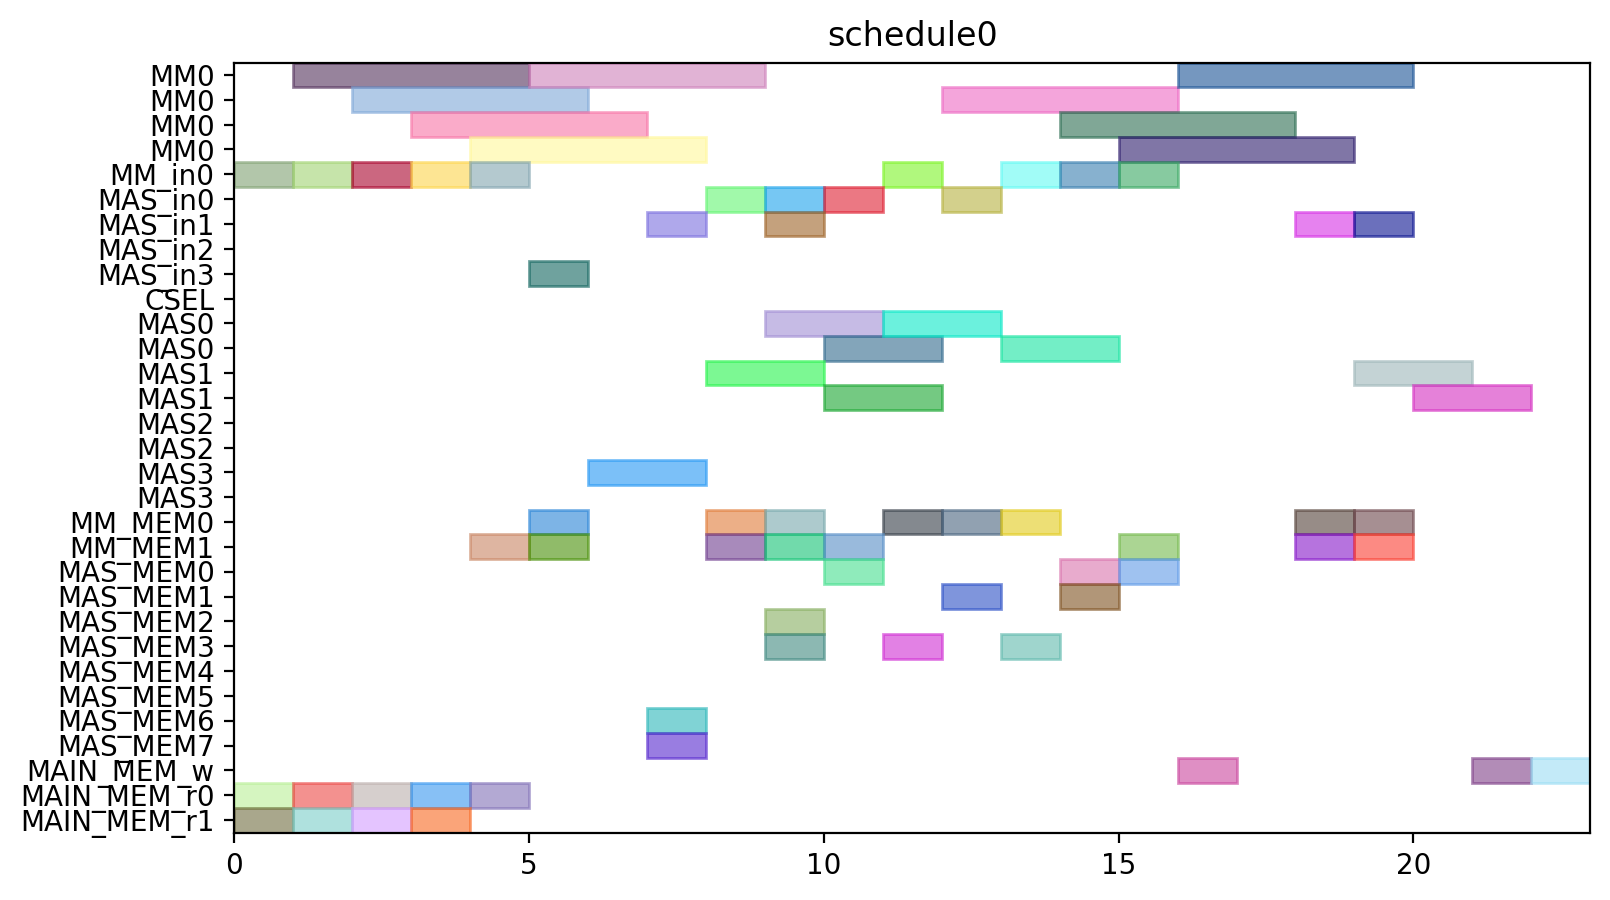

The script that drew this image:
from pyschedule import Scenario, solvers, plotters, alt


def solve():
	horizon = 120
	S = Scenario("schedule0", horizon=horizon)

	# resource
	MM = S.Resources('MM', num=1, size=4)
	MM_in = S.Resources('MM_in', num=1)
	MAS_in = S.Resources('MAS_in', num=4)
	CSEL = S.Resource('CSEL')
	MAS = S.Resources('MAS', num=4, size=2, periods=range(1, horizon))
	MM_MEM = S.Resources('MM_MEM', num=2)
	MAS_MEM = S.Resources('MAS_MEM', num=8)
	MAIN_MEM_w = S.Resource('MAIN_MEM_w', size=1)
	MAIN_MEM_r = S.Resources('MAIN_MEM_r', num=2)

	# result of previous scheduling

	# new tasks
	t0 = S.Task('t0', length=4, delay_cost=1)
	t0 += alt(MM)
	t0_in = S.Task('t0_in', length=1, delay_cost=1)
	t0_in += alt(MM_in)
	S += t0_in*MM_in[0]<=t0*MM[0]
	t0_mem0 = S.Task('t0_mem0', length=1, delay_cost=1)
	t0_mem0 += MAIN_MEM_r[0]
	S += t0_mem0 <= t0

	t0_mem1 = S.Task('t0_mem1', length=1, delay_cost=1)
	t0_mem1 += MAIN_MEM_r[1]
	S += t0_mem1 <= t0

	t3 = S.Task('t3', length=4, delay_cost=1)
	t3 += alt(MM)
	t3_in = S.Task('t3_in', length=1, delay_cost=1)
	t3_in += alt(MM_in)
	S += t3_in*MM_in[0]<=t3*MM[0]
	t3_mem0 = S.Task('t3_mem0', length=1, delay_cost=1)
	t3_mem0 += MAIN_MEM_r[0]
	S += t3_mem0 <= t3

	t3_mem1 = S.Task('t3_mem1', length=1, delay_cost=1)
	t3_mem1 += MAIN_MEM_r[1]
	S += t3_mem1 <= t3

	t1 = S.Task('t1', length=4, delay_cost=1)
	t1 += alt(MM)
	t1_in = S.Task('t1_in', length=1, delay_cost=1)
	t1_in += alt(MM_in)
	S += t1_in*MM_in[0]<=t1*MM[0]
	t1_mem0 = S.Task('t1_mem0', length=1, delay_cost=1)
	t1_mem0 += MAIN_MEM_r[0]
	S += t1_mem0 <= t1

	t1_mem1 = S.Task('t1_mem1', length=1, delay_cost=1)
	t1_mem1 += MAIN_MEM_r[1]
	S += t1_mem1 <= t1

	t2 = S.Task('t2', length=4, delay_cost=1)
	t2 += alt(MM)
	t2_in = S.Task('t2_in', length=1, delay_cost=1)
	t2_in += alt(MM_in)
	S += t2_in*MM_in[0]<=t2*MM[0]
	t2_mem0 = S.Task('t2_mem0', length=1, delay_cost=1)
	t2_mem0 += MAIN_MEM_r[0]
	S += t2_mem0 <= t2

	t2_mem1 = S.Task('t2_mem1', length=1, delay_cost=1)
	t2_mem1 += MAIN_MEM_r[1]
	S += t2_mem1 <= t2

	t4 = S.Task('t4', length=4, delay_cost=1)
	t4 += alt(MM)
	t4_in = S.Task('t4_in', length=1, delay_cost=1)
	t4_in += alt(MM_in)
	S += t4_in*MM_in[0]<=t4*MM[0]
	t4_mem0 = S.Task('t4_mem0', length=1, delay_cost=1)
	t4_mem0 += MAIN_MEM_r[0]
	S += t4_mem0 <= t4

	t4_mem1 = S.Task('t4_mem1', length=1, delay_cost=1)
	t4_mem1 += alt(MM_MEM)
	S += (t2*MM[0])-1 < t4_mem1*MM_MEM[1]
	S += t4_mem1 <= t4

	t5 = S.Task('t5', length=2, delay_cost=1)
	t5 += alt(MAS)
	t5_in = S.Task('t5_in', length=1, delay_cost=1)
	t5_in += alt(MAS_in)
	S += t5_in*MAS_in[0]<=t5*MAS[0]

	S += t5_in*MAS_in[1]<=t5*MAS[1]

	S += t5_in*MAS_in[2]<=t5*MAS[2]

	S += t5_in*MAS_in[3]<=t5*MAS[3]

	t5_mem0 = S.Task('t5_mem0', length=1, delay_cost=1)
	t5_mem0 += alt(MM_MEM)
	S += (t0*MM[0])-1 < t5_mem0*MM_MEM[0]
	S += t5_mem0 <= t5

	t5_mem1 = S.Task('t5_mem1', length=1, delay_cost=1)
	t5_mem1 += alt(MM_MEM)
	S += (t0*MM[0])-1 < t5_mem1*MM_MEM[1]
	S += t5_mem1 <= t5

	t6 = S.Task('t6', length=2, delay_cost=1)
	t6 += alt(MAS)
	t6_in = S.Task('t6_in', length=1, delay_cost=1)
	t6_in += alt(MAS_in)
	S += t6_in*MAS_in[0]<=t6*MAS[0]

	S += t6_in*MAS_in[1]<=t6*MAS[1]

	S += t6_in*MAS_in[2]<=t6*MAS[2]

	S += t6_in*MAS_in[3]<=t6*MAS[3]

	t6_mem0 = S.Task('t6_mem0', length=1, delay_cost=1)
	t6_mem0 += alt(MAS_MEM)
	S += (t5*MAS[0])-1 < t6_mem0*MAS_MEM[0]
	S += (t5*MAS[1])-1 < t6_mem0*MAS_MEM[2]
	S += (t5*MAS[2])-1 < t6_mem0*MAS_MEM[4]
	S += (t5*MAS[3])-1 < t6_mem0*MAS_MEM[6]
	S += t6_mem0 <= t6

	t6_mem1 = S.Task('t6_mem1', length=1, delay_cost=1)
	t6_mem1 += alt(MAS_MEM)
	S += (t5*MAS[0])-1 < t6_mem1*MAS_MEM[1]
	S += (t5*MAS[1])-1 < t6_mem1*MAS_MEM[3]
	S += (t5*MAS[2])-1 < t6_mem1*MAS_MEM[5]
	S += (t5*MAS[3])-1 < t6_mem1*MAS_MEM[7]
	S += t6_mem1 <= t6

	t9 = S.Task('t9', length=2, delay_cost=1)
	t9 += alt(MAS)
	t9_in = S.Task('t9_in', length=1, delay_cost=1)
	t9_in += alt(MAS_in)
	S += t9_in*MAS_in[0]<=t9*MAS[0]

	S += t9_in*MAS_in[1]<=t9*MAS[1]

	S += t9_in*MAS_in[2]<=t9*MAS[2]

	S += t9_in*MAS_in[3]<=t9*MAS[3]

	t9_mem0 = S.Task('t9_mem0', length=1, delay_cost=1)
	t9_mem0 += alt(MM_MEM)
	S += (t0*MM[0])-1 < t9_mem0*MM_MEM[0]
	S += t9_mem0 <= t9

	t9_mem1 = S.Task('t9_mem1', length=1, delay_cost=1)
	t9_mem1 += alt(MM_MEM)
	S += (t4*MM[0])-1 < t9_mem1*MM_MEM[1]
	S += t9_mem1 <= t9

	t10 = S.Task('t10', length=2, delay_cost=1)
	t10 += alt(MAS)
	t10_in = S.Task('t10_in', length=1, delay_cost=1)
	t10_in += alt(MAS_in)
	S += t10_in*MAS_in[0]<=t10*MAS[0]

	S += t10_in*MAS_in[1]<=t10*MAS[1]

	S += t10_in*MAS_in[2]<=t10*MAS[2]

	S += t10_in*MAS_in[3]<=t10*MAS[3]

	t10_mem0 = S.Task('t10_mem0', length=1, delay_cost=1)
	t10_mem0 += alt(MM_MEM)
	S += (t4*MM[0])-1 < t10_mem0*MM_MEM[0]
	S += t10_mem0 <= t10

	t10_mem1 = S.Task('t10_mem1', length=1, delay_cost=1)
	t10_mem1 += alt(MM_MEM)
	S += (t4*MM[0])-1 < t10_mem1*MM_MEM[1]
	S += t10_mem1 <= t10

	t7 = S.Task('t7', length=2, delay_cost=1)
	t7 += alt(MAS)
	t7_in = S.Task('t7_in', length=1, delay_cost=1)
	t7_in += alt(MAS_in)
	S += t7_in*MAS_in[0]<=t7*MAS[0]

	S += t7_in*MAS_in[1]<=t7*MAS[1]

	S += t7_in*MAS_in[2]<=t7*MAS[2]

	S += t7_in*MAS_in[3]<=t7*MAS[3]

	t7_mem0 = S.Task('t7_mem0', length=1, delay_cost=1)
	t7_mem0 += alt(MAS_MEM)
	S += (t6*MAS[0])-1 < t7_mem0*MAS_MEM[0]
	S += (t6*MAS[1])-1 < t7_mem0*MAS_MEM[2]
	S += (t6*MAS[2])-1 < t7_mem0*MAS_MEM[4]
	S += (t6*MAS[3])-1 < t7_mem0*MAS_MEM[6]
	S += t7_mem0 <= t7

	t7_mem1 = S.Task('t7_mem1', length=1, delay_cost=1)
	t7_mem1 += alt(MAS_MEM)
	S += (t6*MAS[0])-1 < t7_mem1*MAS_MEM[1]
	S += (t6*MAS[1])-1 < t7_mem1*MAS_MEM[3]
	S += (t6*MAS[2])-1 < t7_mem1*MAS_MEM[5]
	S += (t6*MAS[3])-1 < t7_mem1*MAS_MEM[7]
	S += t7_mem1 <= t7

	t11 = S.Task('t11', length=2, delay_cost=1)
	t11 += alt(MAS)
	t11_in = S.Task('t11_in', length=1, delay_cost=1)
	t11_in += alt(MAS_in)
	S += t11_in*MAS_in[0]<=t11*MAS[0]

	S += t11_in*MAS_in[1]<=t11*MAS[1]

	S += t11_in*MAS_in[2]<=t11*MAS[2]

	S += t11_in*MAS_in[3]<=t11*MAS[3]

	t11_mem0 = S.Task('t11_mem0', length=1, delay_cost=1)
	t11_mem0 += alt(MAS_MEM)
	S += (t10*MAS[0])-1 < t11_mem0*MAS_MEM[0]
	S += (t10*MAS[1])-1 < t11_mem0*MAS_MEM[2]
	S += (t10*MAS[2])-1 < t11_mem0*MAS_MEM[4]
	S += (t10*MAS[3])-1 < t11_mem0*MAS_MEM[6]
	S += t11_mem0 <= t11

	t11_mem1 = S.Task('t11_mem1', length=1, delay_cost=1)
	t11_mem1 += alt(MM_MEM)
	S += (t4*MM[0])-1 < t11_mem1*MM_MEM[1]
	S += t11_mem1 <= t11

	t8 = S.Task('t8', length=4, delay_cost=1)
	t8 += alt(MM)
	t8_in = S.Task('t8_in', length=1, delay_cost=1)
	t8_in += alt(MM_in)
	S += t8_in*MM_in[0]<=t8*MM[0]
	t8_mem0 = S.Task('t8_mem0', length=1, delay_cost=1)
	t8_mem0 += alt(MM_MEM)
	S += (t4*MM[0])-1 < t8_mem0*MM_MEM[0]
	S += t8_mem0 <= t8

	t8_mem1 = S.Task('t8_mem1', length=1, delay_cost=1)
	t8_mem1 += alt(MAS_MEM)
	S += (t7*MAS[0])-1 < t8_mem1*MAS_MEM[1]
	S += (t7*MAS[1])-1 < t8_mem1*MAS_MEM[3]
	S += (t7*MAS[2])-1 < t8_mem1*MAS_MEM[5]
	S += (t7*MAS[3])-1 < t8_mem1*MAS_MEM[7]
	S += t8_mem1 <= t8

	new_PZ = S.Task('new_PZ', length=4, delay_cost=1)
	new_PZ += alt(MM)
	new_PZ_in = S.Task('new_PZ_in', length=1, delay_cost=1)
	new_PZ_in += alt(MM_in)
	S += new_PZ_in*MM_in[0]<=new_PZ*MM[0]
	S += 0<new_PZ

	new_PZ_w = S.Task('new_PZ_w', length=1, delay_cost=1)
	new_PZ_w += alt(MAIN_MEM_w)
	S += new_PZ <= new_PZ_w

	new_PZ_mem0 = S.Task('new_PZ_mem0', length=1, delay_cost=1)
	new_PZ_mem0 += alt(MM_MEM)
	S += (t1*MM[0])-1 < new_PZ_mem0*MM_MEM[0]
	S += new_PZ_mem0 <= new_PZ

	new_PZ_mem1 = S.Task('new_PZ_mem1', length=1, delay_cost=1)
	new_PZ_mem1 += alt(MAS_MEM)
	S += (t7*MAS[0])-1 < new_PZ_mem1*MAS_MEM[1]
	S += (t7*MAS[1])-1 < new_PZ_mem1*MAS_MEM[3]
	S += (t7*MAS[2])-1 < new_PZ_mem1*MAS_MEM[5]
	S += (t7*MAS[3])-1 < new_PZ_mem1*MAS_MEM[7]
	S += new_PZ_mem1 <= new_PZ

	t12 = S.Task('t12', length=2, delay_cost=1)
	t12 += alt(MAS)
	t12_in = S.Task('t12_in', length=1, delay_cost=1)
	t12_in += alt(MAS_in)
	S += t12_in*MAS_in[0]<=t12*MAS[0]

	S += t12_in*MAS_in[1]<=t12*MAS[1]

	S += t12_in*MAS_in[2]<=t12*MAS[2]

	S += t12_in*MAS_in[3]<=t12*MAS[3]

	t12_mem0 = S.Task('t12_mem0', length=1, delay_cost=1)
	t12_mem0 += alt(MM_MEM)
	S += (t0*MM[0])-1 < t12_mem0*MM_MEM[0]
	S += t12_mem0 <= t12

	t12_mem1 = S.Task('t12_mem1', length=1, delay_cost=1)
	t12_mem1 += alt(MAS_MEM)
	S += (t11*MAS[0])-1 < t12_mem1*MAS_MEM[1]
	S += (t11*MAS[1])-1 < t12_mem1*MAS_MEM[3]
	S += (t11*MAS[2])-1 < t12_mem1*MAS_MEM[5]
	S += (t11*MAS[3])-1 < t12_mem1*MAS_MEM[7]
	S += t12_mem1 <= t12

	t13 = S.Task('t13', length=4, delay_cost=1)
	t13 += alt(MM)
	t13_in = S.Task('t13_in', length=1, delay_cost=1)
	t13_in += alt(MM_in)
	S += t13_in*MM_in[0]<=t13*MM[0]
	t13_mem0 = S.Task('t13_mem0', length=1, delay_cost=1)
	t13_mem0 += alt(MAS_MEM)
	S += (t12*MAS[0])-1 < t13_mem0*MAS_MEM[0]
	S += (t12*MAS[1])-1 < t13_mem0*MAS_MEM[2]
	S += (t12*MAS[2])-1 < t13_mem0*MAS_MEM[4]
	S += (t12*MAS[3])-1 < t13_mem0*MAS_MEM[6]
	S += t13_mem0 <= t13

	t13_mem1 = S.Task('t13_mem1', length=1, delay_cost=1)
	t13_mem1 += alt(MAS_MEM)
	S += (t9*MAS[0])-1 < t13_mem1*MAS_MEM[1]
	S += (t9*MAS[1])-1 < t13_mem1*MAS_MEM[3]
	S += (t9*MAS[2])-1 < t13_mem1*MAS_MEM[5]
	S += (t9*MAS[3])-1 < t13_mem1*MAS_MEM[7]
	S += t13_mem1 <= t13

	t14 = S.Task('t14', length=4, delay_cost=1)
	t14 += alt(MM)
	t14_in = S.Task('t14_in', length=1, delay_cost=1)
	t14_in += alt(MM_in)
	S += t14_in*MM_in[0]<=t14*MM[0]
	t14_mem0 = S.Task('t14_mem0', length=1, delay_cost=1)
	t14_mem0 += alt(MAS_MEM)
	S += (t12*MAS[0])-1 < t14_mem0*MAS_MEM[0]
	S += (t12*MAS[1])-1 < t14_mem0*MAS_MEM[2]
	S += (t12*MAS[2])-1 < t14_mem0*MAS_MEM[4]
	S += (t12*MAS[3])-1 < t14_mem0*MAS_MEM[6]
	S += t14_mem0 <= t14

	t14_mem1 = S.Task('t14_mem1', length=1, delay_cost=1)
	t14_mem1 += alt(MM_MEM)
	S += (t3*MM[0])-1 < t14_mem1*MM_MEM[1]
	S += t14_mem1 <= t14

	new_PY = S.Task('new_PY', length=2, delay_cost=1)
	new_PY += alt(MAS)
	new_PY_in = S.Task('new_PY_in', length=1, delay_cost=1)
	new_PY_in += alt(MAS_in)
	S += new_PY_in*MAS_in[0]<=new_PY*MAS[0]

	S += new_PY_in*MAS_in[1]<=new_PY*MAS[1]

	S += new_PY_in*MAS_in[2]<=new_PY*MAS[2]

	S += new_PY_in*MAS_in[3]<=new_PY*MAS[3]

	S += 0<new_PY

	new_PY_w = S.Task('new_PY_w', length=1, delay_cost=1)
	new_PY_w += alt(MAIN_MEM_w)
	S += new_PY <= new_PY_w

	new_PY_mem0 = S.Task('new_PY_mem0', length=1, delay_cost=1)
	new_PY_mem0 += alt(MM_MEM)
	S += (t8*MM[0])-1 < new_PY_mem0*MM_MEM[0]
	S += new_PY_mem0 <= new_PY

	new_PY_mem1 = S.Task('new_PY_mem1', length=1, delay_cost=1)
	new_PY_mem1 += alt(MM_MEM)
	S += (t13*MM[0])-1 < new_PY_mem1*MM_MEM[1]
	S += new_PY_mem1 <= new_PY

	new_PX = S.Task('new_PX', length=2, delay_cost=1)
	new_PX += alt(MAS)
	new_PX_in = S.Task('new_PX_in', length=1, delay_cost=1)
	new_PX_in += alt(MAS_in)
	S += new_PX_in*MAS_in[0]<=new_PX*MAS[0]

	S += new_PX_in*MAS_in[1]<=new_PX*MAS[1]

	S += new_PX_in*MAS_in[2]<=new_PX*MAS[2]

	S += new_PX_in*MAS_in[3]<=new_PX*MAS[3]

	S += 0<new_PX

	new_PX_w = S.Task('new_PX_w', length=1, delay_cost=1)
	new_PX_w += alt(MAIN_MEM_w)
	S += new_PX <= new_PX_w

	new_PX_mem0 = S.Task('new_PX_mem0', length=1, delay_cost=1)
	new_PX_mem0 += alt(MM_MEM)
	S += (t14*MM[0])-1 < new_PX_mem0*MM_MEM[0]
	S += new_PX_mem0 <= new_PX

	new_PX_mem1 = S.Task('new_PX_mem1', length=1, delay_cost=1)
	new_PX_mem1 += alt(MM_MEM)
	S += (t14*MM[0])-1 < new_PX_mem1*MM_MEM[1]
	S += new_PX_mem1 <= new_PX

	solvers.mip.solve(S,msg=1,kind='CPLEX',ratio_gap=1.01)

	solution = [['hoge']*len(S.solution()[1]) for i in range(len(S.solution()))]
	for i in range(len(S.solution())):
		for j in range(len(S.solution()[i])):
			solution[i][j]=str(S.solution()[i][j])
	print(solution)

	cycles = int(solution[-1][3])

	pic_file_name = "/home/mfukuda/ABE/multiRAM_multiMAS_16mux/scheduling_result/stage4MM1_stage2MAS4/EP_DBL_A_0/schedule0.png"
	if(S.solution() != []):
		plotters.matplotlib.plot(S,img_filename=pic_file_name, show_task_labels=False, fig_size=(cycles*0.25+3, 5))

	return solution
